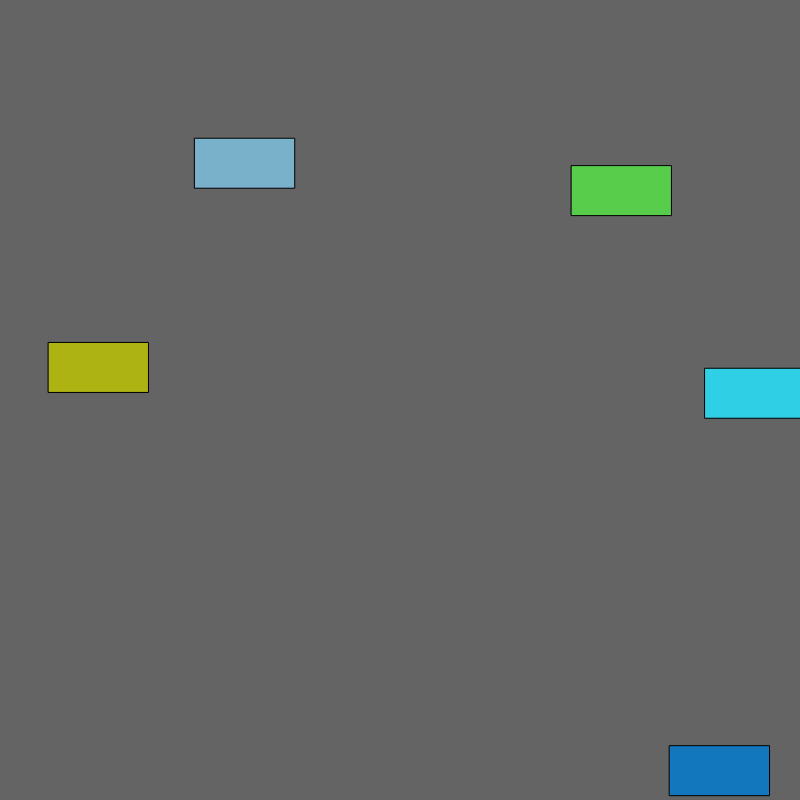
Frame 1 (no input)
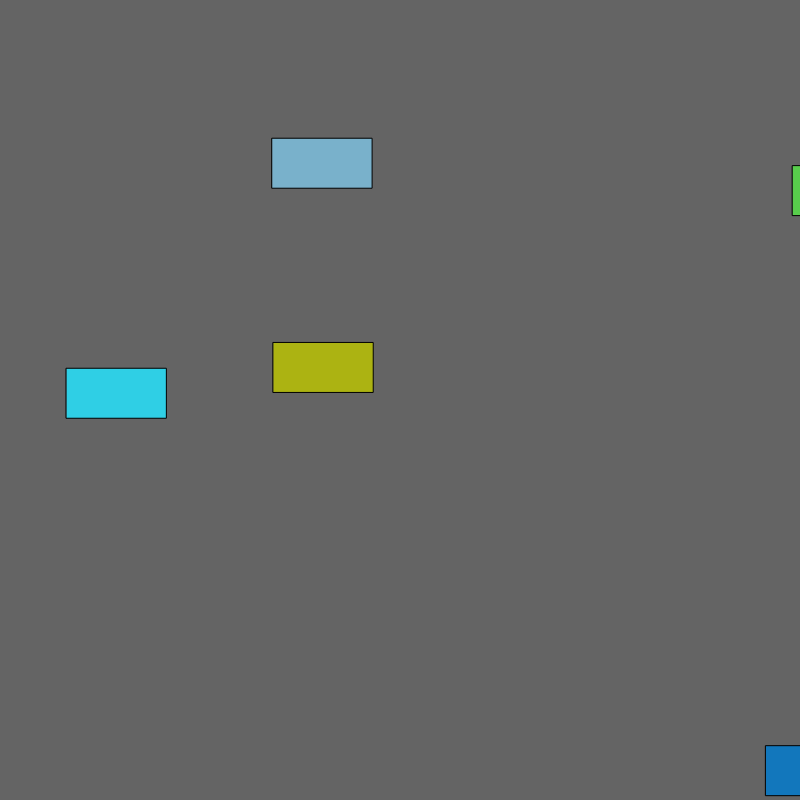
Frame 60 (no input)
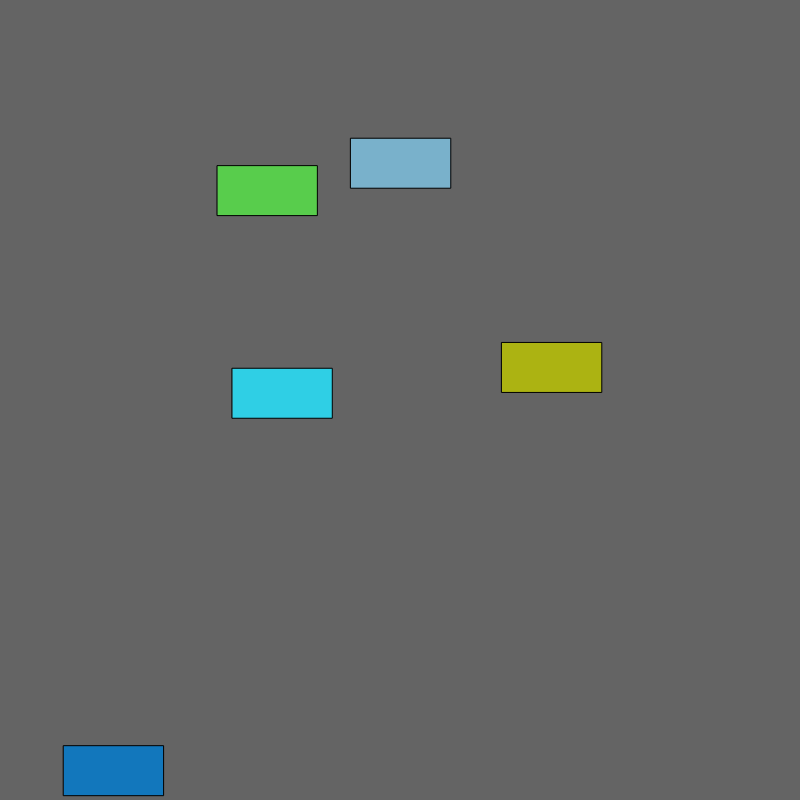
Frame 120 (the mouse pressed at the canvas centre since frame 60)

The p5.js sketch that drew these frames (run headless with seeded random() and noise() and a simulated clock; from frame 60 on, the mouse is pressed at the canvas centre):

// p5.js sketch
// ── sketch.js
var myCar;
var myCar1;
var myCar2;
var myCar3;
var myCar4;

function setup() {
  createCanvas(800, 800);
  myCar = new Car(); //spawn one object
  myCar1 = new Car();
  myCar2 = new Car();
  myCar3 = new Car();
  myCar4 = new Car();
}

function draw() {
  background(100);

  myCar.display();
  myCar.drive();

  myCar1.display();
  myCar1.drive();

  myCar2.display();
  myCar2.drive();

  myCar3.display();
  myCar3.drive();

  myCar4.display();
  myCar4.drive();

}
//our Car class
function Car(){
// attributes
this.x = random(width);
this.y = random(height);

this.vel = random(5);
this.r = random(255);
this.g = random(255);
this.b = random(255);


// methods
this.display = function(){
  fill(this.r, this.g, this.b);
  rect(this.x, this.y, 100, 50);
}

this.drive = function(){
  this.x = this.x + this.vel;
  if (this.x > width){
    this.x = 0;
  }
}

}
